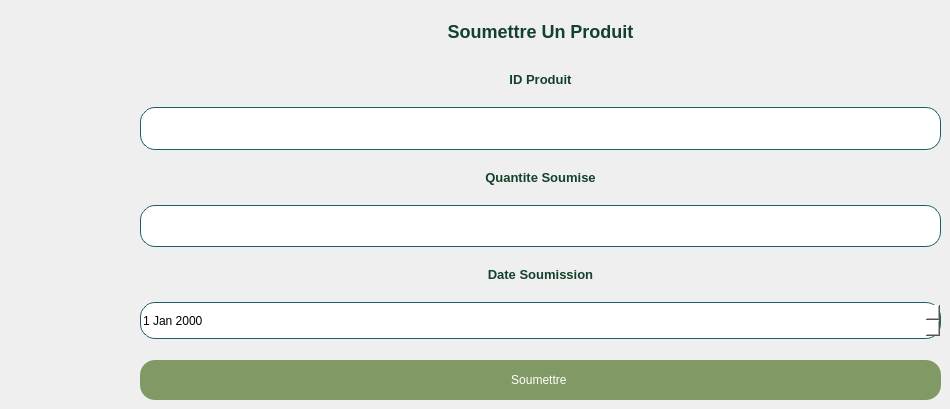
       <widget class="QWidget" name="tab_12">
        <attribute name="icon">
         <iconset resource="purestaybackground.qrc">
          <normaloff>:/Purestay/images/icones/soumettre.png</normaloff>:/Purestay/images/icones/soumettre.png</iconset>
        </attribute>
        <attribute name="title">
         <string>Soumission Produits</string>
        </attribute>
        <widget class="QWidget" name="layoutWidget">
         <property name="geometry">
          <rect>
           <x>140</x>
           <y>10</y>
           <width>801</width>
           <height>390</height>
          </rect>
         </property>
         <layout class="QVBoxLayout" name="verticalLayout_2">
          <item>
           <widget class="QLabel" name="label_188">
            <property name="styleSheet">
             <string notr="true">text-align:center;
color:rgb(19,65,43);
font-size:18px;</string>
            </property>
            <property name="text">
             <string>&lt;html&gt;&lt;head/&gt;&lt;body&gt;&lt;p align=&quot;center&quot;&gt;&lt;span style=&quot; font-weight:700;&quot;&gt;Soumettre Un Produit&lt;/span&gt;&lt;/p&gt;&lt;/body&gt;&lt;/html&gt;</string>
            </property>
           </widget>
          </item>
          <item>
           <widget class="QLabel" name="label_186">
            <property name="styleSheet">
             <string notr="true">QLabel
{
color:rgb(19,65,43);
font-weight:600;
}</string>
            </property>
            <property name="text">
             <string>&lt;html&gt;&lt;head/&gt;&lt;body&gt;&lt;p align=&quot;center&quot;&gt;&lt;span style=&quot; font-size:10pt;&quot;&gt;ID Produit&lt;/span&gt;&lt;/p&gt;&lt;/body&gt;&lt;/html&gt;</string>
            </property>
           </widget>
          </item>
          <item>
           <widget class="QLineEdit" name="lineEdit_88">
            <property name="sizePolicy">
             <sizepolicy hsizetype="Preferred" vsizetype="Preferred">
              <horstretch>0</horstretch>
              <verstretch>0</verstretch>
             </sizepolicy>
            </property>
            <property name="styleSheet">
             <string notr="true">QLineEdit
{
border:solid;
border-color:rgb(28,96,101);
border-width:1px;
background-color:rgb(255,255,255);

border-radius:15px;
height:35px;
}</string>
            </property>
           </widget>
          </item>
          <item>
           <widget class="QLabel" name="label_189">
            <property name="styleSheet">
             <string notr="true">QLabel
{
color:rgb(19,65,43);
font-weight:600;
}</string>
            </property>
            <property name="text">
             <string>&lt;html&gt;&lt;head/&gt;&lt;body&gt;&lt;p align=&quot;center&quot;&gt;&lt;span style=&quot; font-size:10pt;&quot;&gt;Quantite Soumise&lt;/span&gt;&lt;/p&gt;&lt;/body&gt;&lt;/html&gt;</string>
            </property>
           </widget>
          </item>
          <item>
           <widget class="QLineEdit" name="lineEdit_87">
            <property name="sizePolicy">
             <sizepolicy hsizetype="Preferred" vsizetype="Preferred">
              <horstretch>0</horstretch>
              <verstretch>0</verstretch>
             </sizepolicy>
            </property>
            <property name="styleSheet">
             <string notr="true">QLineEdit
{
border:solid;
border-color:rgb(28,96,101);
border-width:1px;
background-color:rgb(255,255,255);

border-radius:15px;
height:35px;
}</string>
            </property>
           </widget>
          </item>
          <item>
           <widget class="QLabel" name="label_190">
            <property name="styleSheet">
             <string notr="true">QLabel
{
color:rgb(19,65,43);
font-weight:600;
}</string>
            </property>
            <property name="text">
             <string>&lt;html&gt;&lt;head/&gt;&lt;body&gt;&lt;p align=&quot;center&quot;&gt;&lt;span style=&quot; font-size:10pt;&quot;&gt;Date Soumission&lt;/span&gt;&lt;/p&gt;&lt;/body&gt;&lt;/html&gt;</string>
            </property>
           </widget>
          </item>
          <item>
           <widget class="QDateEdit" name="dateEdit_8">
            <property name="styleSheet">
             <string notr="true">QDateEdit
{
border:solid;
border-color:rgb(28,96,101);
border-width:1px;
background-color:rgb(255,255,255);

border-radius:15px;
height:35px;
}</string>
            </property>
           </widget>
          </item>
          <item>
           <widget class="QPushButton" name="pushButton_57">
            <property name="styleSheet">
             <string notr="true">QPushButton
{
border-radius:15px;
margin-top:15px;
height:40px;
background-color:rgb(129,153,101);
color: white;
}</string>
            </property>
            <property name="text">
             <string>Soumettre </string>
            </property>
           </widget>
          </item>
         </layout>
        </widget>
       </widget>
